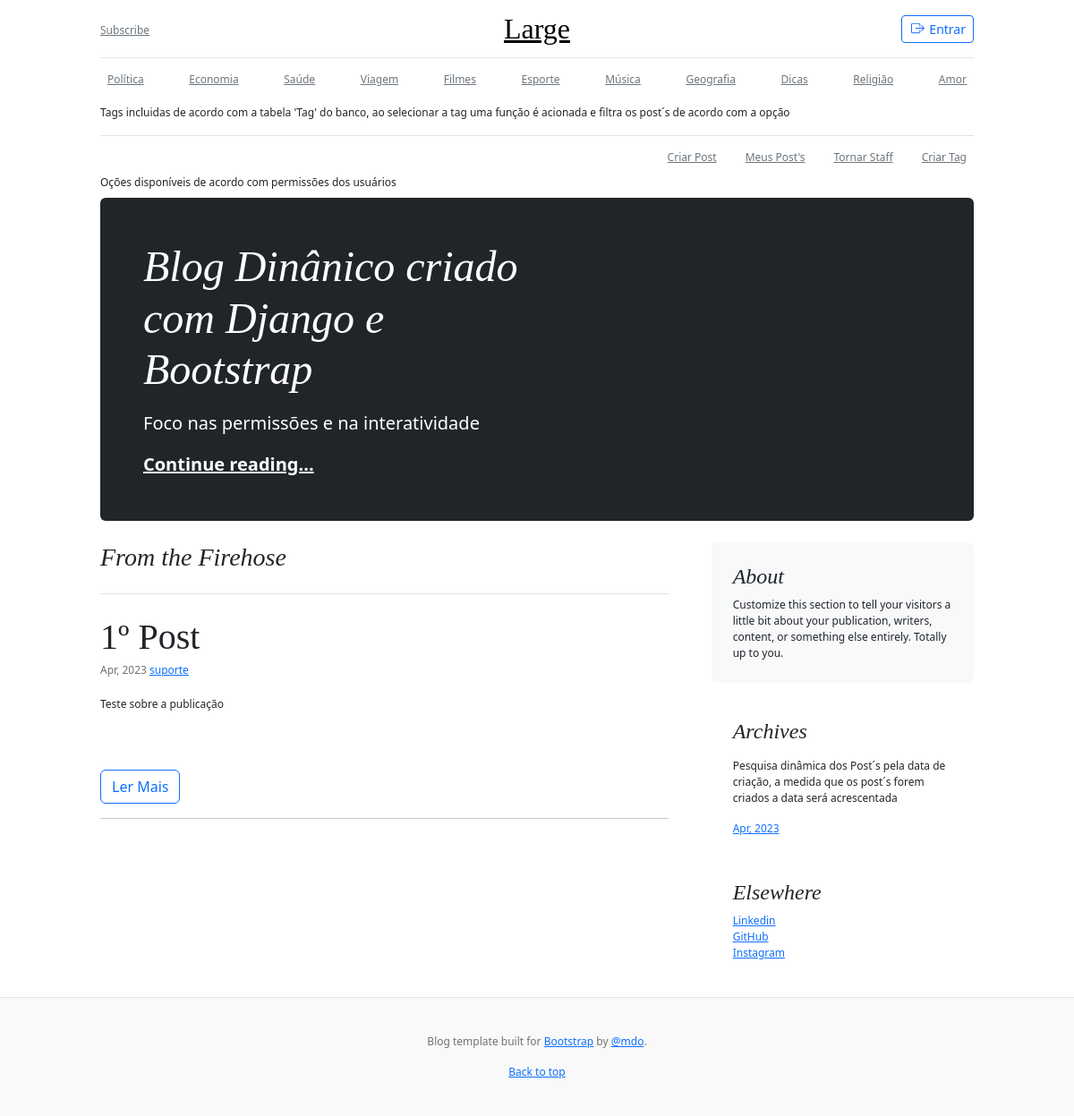
The page /archive/2023-04-01/ on the database its author committed.
### blog/models.py (models this page shows, shortened)
class Tag(models.Model):
    name = models.CharField(max_length=10)
    def __str__(self):
        return self.name

class Post(models.Model):
    title = models.CharField(max_length=255)
    summary = models.CharField(max_length=255)
    content = models.TextField()
    date_create = models.DateField()
    tags = models.ManyToManyField(Tag)
    author = models.ForeignKey(User, on_delete=models.PROTECT, null=True, blank=True)

### blog/views.py (the view)
# urls.py: path('archive/<str:data>/', archive, name='archive'),
def archive(request, data):
    posts_archive = Post.objects.filter(date_create=data)
    data_archive = data
    context = {
        'posts_archive': posts_archive,
        'data_archive': data_archive,
    }
    return render(request, 'blog/archive.html', context)

### blog/views.py (called while the page is built)
def globais(request):
    posts = Post.objects.all().order_by('-pk')
    tags = Tag.objects.all()
    datas = []
    for post in posts:
        if post.date_create not in datas:
            datas.append(post.date_create)
    context = {
        'posts': posts,
        'tags': tags,
        'datas': datas,
    }
    return context

### blog/templates/blog/archive.html
{% extends 'blog/base.html' %}
{% block main %}
{% for post in posts_archive %}
<article class="blog-post">
    <h2 class="blog-post-title mb-1">{{ post.title }}</h2>
    <p class="blog-post-meta">{{ post.date_create|date:"M, Y" }} <a href="#">{{ post.author }}</a></p>
    <p>{{ post.summary }}</p>
</article>
<a href="{% url 'post_detail' post.id %}">
    <button class="btn btn-small btn-outline-primary">Ler Mais</button>
</a>
<hr>
{% endfor %}
{% endblock %}

### blog/templates/blog/base.html (shortened to what this page needs)
<!doctype html>
<html lang="pt-br" data-bs-theme="auto">
<head>
    <link href="https://cdn.jsdelivr.net/npm/bootstrap@5.3.0-alpha3/dist/css/bootstrap.min.css" rel="stylesheet"
>
    {% load permission_tags %}
</head>
<body>
<div class="container">
    <header class="blog-header lh-1 py-3">
        <div class="row flex-nowrap justify-content-between align-items-center">
            <div class="col-4 pt-1">
                <a class="link-secondary" href="#">Subscribe</a>
            </div>
            <div class="col-4 text-center">
                <a class="blog-header-logo text-body-emphasis" href="{% url 'index' %}">Large</a>
            </div>
            <div class="col-4 d-flex justify-content-end align-items-center">
                {% if request.user.is_authenticated %}
                <p class="pt-3 pe-4">Seja Bem-Vindo, {{ user.username }}</p>
                <a class="btn btn-sm btn-outline-secondary pt-1" href="{% url 'logout' %}">
                    <svg xmlns="http://www.w3.org/2000/svg" width="19" height="15" fill="currentColor"
                         class="bi bi-box-arrow-in-left" viewBox="0 0 16 16">
                        <path fill-rule="evenodd"
                              d="M10 3.5a.5.5 0 0 0-.5-.5h-8a.5.5 0 0 0-.5.5v9a.5.5 0 0 0 .5.5h8a.5.5 0 0 0 .5-.5v-2a.5.5 0 0 1 1 0v2A1.5 1.5 0 0 1 9.5 14h-8A1.5 1.5 0 0 1 0 12.5v-9A1.5 1.5 0 0 1 1.5 2h8A1.5 1.5 0 0 1 11 3.5v2a.5.5 0 0 1-1 0v-2z"/>
                        <path fill-rule="evenodd"
                              d="M4.146 8.354a.5.5 0 0 1 0-.708l3-3a.5.5 0 1 1 .708.708L5.707 7.5H14.5a.5.5 0 0 1 0 1H5.707l2.147 2.146a.5.5 0 0 1-.708.708l-3-3z"/>
                    </svg>
                    Logout</a>
                {% else %}
                <a class="btn btn-sm btn-outline-primary py-1" href="{% url 'login' %}">
                    Entrar</a>
                {% endif %}
            </div>
        </div>
    </header>
    <div class="nav-scroller py-2 mb-2">
        <nav class="nav d-flex justify-content-between">
            {% for tag in tags %}
            <a class="p-2 link-secondary" href="{% url 'tag' tag %}">{{ tag }}</a>
            {% endfor %}
        </nav>
    </div>
    <p>Tags incluidas de acordo com a tabela 'Tag' do banco, ao selecionar a tag uma função é acionada e filtra os post´s de acordo com a opção</p>
    {% if user|can:'criar_posts' %}
    <div class="nav-scroller py-2 border-top">
        <nav class="nav d-flex justify-content-between float-end">
            <a href="{% url 'post_page' %}" class="p-2 me-3 link-secondary">Criar Post</a>
            <a href="{% url 'my_posts' request.user.id %}" class="p-2 me-3 link-secondary">Meus Post's</a>
            {% if user|can:'tornar_staff' %}
            <a href="{% url 'staff_page' %}" class="p-2 me-3 link-secondary">Tornar Staff</a>
            {% endif %}
            {% if user|can:'criar_tags' %}
            <a href="{% url 'tag_page' %}" class="p-2 link-secondary">Criar Tag</a>
            {% endif %}
        </nav>
    </div>
    <p class="pt-0 mb-2">Oções disponíveis de acordo com permissões dos usuários</p>
    {% endif %}
</div>
<main class="container">
    <div class="p-4 p-md-5 mb-4 rounded text-bg-dark">
        <div class="col-md-6 px-0">
            <h1 class="display-4 fst-italic">Blog Dinânico criado com Django e Bootstrap</h1>
            <p class="lead my-3">Foco nas permissões e na interatividade</p>
            <p class="lead mb-0"><a href="#" class="text-white fw-bold">Continue reading...</a></p>
        </div>
    </div>
    <div class="row g-5">
        <div class="col-md-8">
            <h3 class="pb-4 mb-4 fst-italic border-bottom">
                From the Firehose
            </h3>
            {% block main %}
            {% endblock %}
        </div>
        <div class="col-md-4">
            <div class="position-sticky" style="top: 2rem;">
                <div class="p-4 mb-3 bg-body-tertiary rounded">
                    <h4 class="fst-italic">About</h4>
                    <p class="mb-0">Customize this section to tell your visitors a little bit about your
                        publication,
                        writers, content, or something else entirely. Totally up to you.</p>
                </div>
                <div class="p-4">
                    <h4 class="fst-italic">Archives</h4>
                    <p class="pt-2">Pesquisa dinâmica dos Post´s pela data de criação, a medida que os post´s forem
                        criados a data será acrescentada</p>
                    <ol class="list-unstyled mb-0">
                        {% for data in datas %}
                        <li><a href="{% url 'archive' data %}">{{ data|date:"M, Y" }}</a></li>
                        {% endfor %}
                    </ol>
                </div>
                <div class="p-4">
                    <h4 class="fst-italic">Elsewhere</h4>
                    <ol class="list-unstyled">
                        <li><a href="https://www.linkedin.com/in/afonso-oliveira-93816020a/">Linkedin</a></li>
                        <li><a href="https://github.com/afonsoliveiraa">GitHub</a></li>
                        <li><a href="https://www.instagram.com/afonsoliveira_/">Instagram</a></li>
                    </ol>
                </div>
            </div>
        </div>
    </div>
</main>
<footer class="blog-footer">
    <p>Blog template built for <a href="https://getbootstrap.com/">Bootstrap</a> by <a href="https://twitter.com/mdo">@mdo</a>.
    </p>
    <p>
        <a href="#">Back to top</a>
    </p>
</footer>
</body>
</html>

### blog/templates/blog/base.html (style rules this page uses)
.bi { vertical-align: -.125em; fill: currentColor; }
.nav-scroller { position: relative; z-index: 2; height: 2.75rem; overflow-y: hidden; }
.nav-scroller .nav { display: flex; flex-wrap: nowrap; padding-bottom: 1rem; margin-top: -1px; overflow-x: auto; text-align: center; white-space: nowrap; -webkit-overflow-scrolling: touch; }
body { font-size: 12px; }
.container { max-width: 1000px; }
.blog-header { border-bottom: 1px solid #e5e5e5; }
.blog-header-logo { font-family: "Playfair Display", Georgia, "Times New Roman", serif; font-size: 2rem; }
h1, h2, h3, h4, h5, h6 { font-family: "Playfair Display", Georgia, "Times New Roman", serif; }
.display-4 { font-size: 2.5rem; }
@media (min-width: 768px) { .display-4 { font-size: 3rem; } }
.blog-post { margin-bottom: 4rem; }
.blog-post-title { font-size: 2.5rem; }
.blog-post-meta { margin-bottom: 1.25rem; color: #727272; }
.blog-footer { padding: 2.5rem 0; color: #727272; text-align: center; background-color: #f9f9f9; border-top: .05rem solid #e5e5e5; }
.blog-footer p:last-child { margin-bottom: 0; }

### rows shown on the page
Tag: name "Política"
Tag: name "Economia"
Tag: name "Saúde"
Tag: name "Viagem"
Tag: name "Filmes"
Tag: name "Esporte"
Tag: name "Música"
Tag: name "Geografia"
Tag: name "Dicas"
Tag: name "Religião"
Tag: name "Amor"
Post: title "1º Post", date_create "Apr, 2023", author "suporte", summary "Teste sobre a publicação", datas "Apr, 2023"
